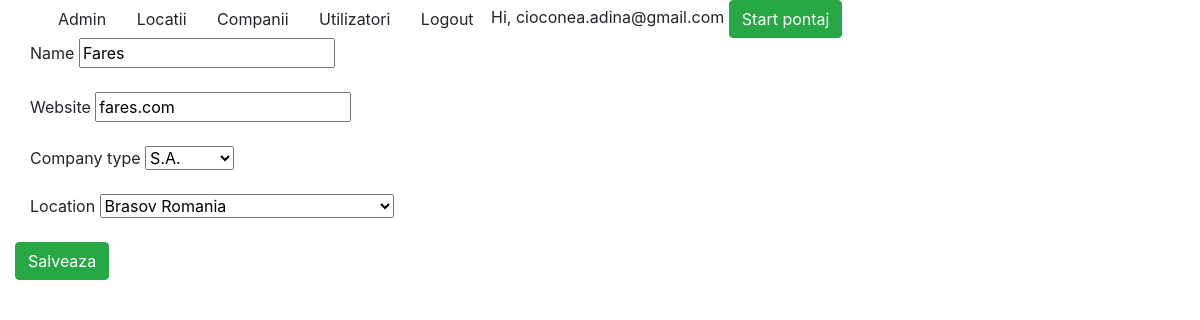
/companies/4/modificare/ (signed in), run on the app's committed database.
### companies/models.py (models this page shows, shortened)
class Companies(models.Model):
    company_choices = (('SRL', 'S.R.L.'),
                       ('SA', 'S.A.'))
    name = models.CharField(max_length=100)
    website = models.CharField(max_length=50)
    company_type = models.CharField(max_length=5, choices=company_choices)
    location = models.ForeignKey(Location, on_delete=models.CASCADE)
    active = models.BooleanField(default=True)
    created_at = models.DateTimeField(auto_now_add=True, blank=True)
    updated_at = models.DateTimeField(auto_now=True, blank=True)

### companies/views.py (the view, shortened to what this page needs)
# urls.py: path('<int:pk>/modificare/', views.UpdateCompanyView.as_view(), name='modifica'),
class UpdateCompanyView(LoginRequiredMixin,UpdateView):
    model = Companies
    fields = ['name', 'website','company_type','location']
    template_name = 'forms.html'

### aplicatie1/models.py (called while the page is built)
    def __str__(self):
        return f"{self.city} {self.country}"

### project/context_processors.py (called while the page is built)
def is_ready_to_work(request):
    if request.user.is_authenticated:
        if Pontaj.objects.filter(user_id=request.user.id, end_date=None).exists():
            return {'ready': False}
        return {'ready': True}
    return{}

### templates/forms.html (shortened to what this page needs)
{% extends 'base.html' %}
{% block content %}
    <div class="col-md-12">
        <form method="POST">
            {% for field in form %}
                <div class="col-md-6">
                    {{ field.label }} {{ field }} {{ field.errors }}
                </div><br>
            {% endfor %}
            <button type="submit" class="btn btn-success">Salveaza</button>
        </form>
    </div>
{% endblock %}

### templates/base.html (shortened to what this page needs)
<html>
<head>
    <link rel="stylesheet" href="https://stackpath.bootstrapcdn.com/bootstrap/4.4.1/css/bootstrap.min.css">
</head>
<body>
<div class="container">
    <div class="row">
        <div class="col-md-12">
            <nav>
                <a class="btn" href="/admin/">Admin</a>
                {% if request.user.is_authenticated %}
                    <a class="btn" href="{% url 'aplicatie1:lista_locatii' %}">Locatii</a>
                    <a class="btn" href="{% url 'companies:lista_companii' %}">Companii</a>
                    <a class="btn" href="{% url 'userprofile:listare_utilizatori' %}">Utilizatori</a>
                    <a class="btn" href="{% url 'logout' %}">Logout</a>
                    <span>Hi, {{ request.user.username }}</span>
                    {% if ready is True %}
                       <a href ="{% url 'pontaj:start_pontaj' %}" class="btn btn-success">Start pontaj</a>
                    {% endif %}
                {% endif %}
            </nav>
        </div>
    </div>
</div>
{% block content %}
{% endblock %}
</body>
</html>

### data on the page
Companies: form "Fares" "fares.com" "S.A." "Brasov Romania"

### other printed values
{{ request.user.username }} "cioconea.adina@gmail.com"
{{ field.label }} "Name" "Website" "Company type" "Location"
